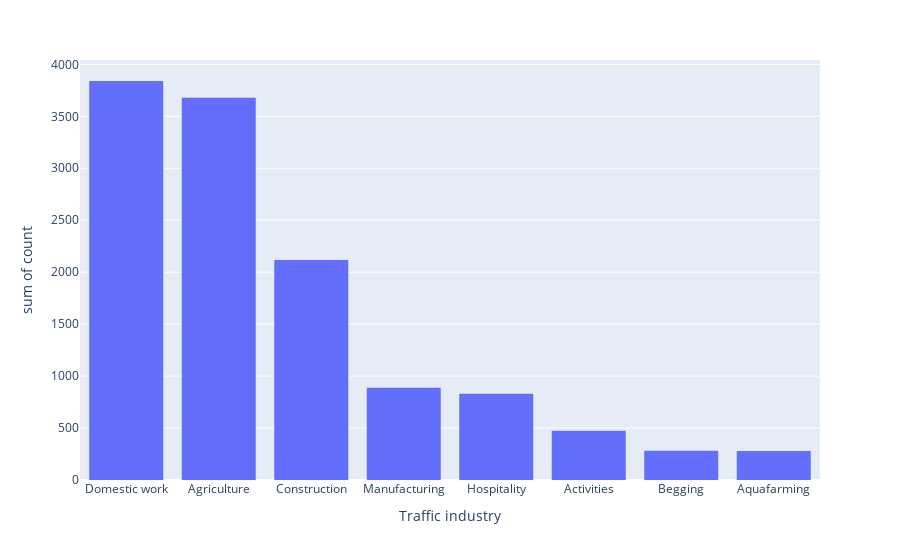

Notebook cell for this chart:
### Code cell
fig = px.histogram(traf_graph, x="Traffic industry", y = 'count', labels = {'x': 'Traffic industry','y':'ciao' })
fig.show()

### Figure 1 — Plotly figure (JSON) as saved in the notebook; plotly's stock layout.template omitted (floating-point values rounded to 4 significant figures)
{"data": [{"alignmentgroup": "True", "bingroup": "x", "histfunc": "sum", "hovertemplate": "Traffic industry=%{x}<br>sum of count=%{y}<extra></extra>", "legendgroup": "", "marker": {"color": "#636efa", "pattern": {"shape": ""}}, "name": "", "offsetgroup": "", "orientation": "v", "showlegend": false, "type": "histogram", "x": ["Domestic work", "Agriculture", "Construction", "Manufacturing", "Hospitality", "Activities", "Begging", "Aquafarming"], "xaxis": "x", "y": [3840, 3678, 2117, 888, 830, 475, 282, 278], "yaxis": "y"}], "layout": {"barmode": "relative", "legend": {"tracegroupgap": 0}, "margin": {"t": 60}, "xaxis": {"anchor": "y", "domain": [0, 1], "title": {"text": "Traffic industry"}}, "yaxis": {"anchor": "x", "domain": [0, 1], "title": {"text": "sum of count"}}}}
